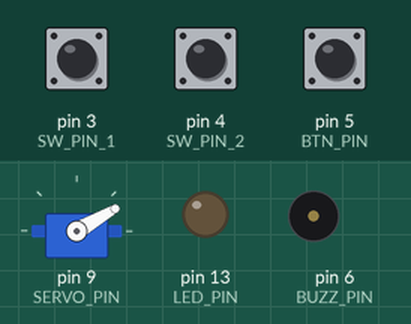
Recording of a sketch running on a simulated Arduino Uno, built with avr-gcc and run on an emulated ATmega328P. On the bench: servo, output pins drawn as LEDs (lit = HIGH), buzzer (waves = sounding). Inputs (shaded band) come from the test bench; at power-on: pin 3 (SW_PIN_1) HIGH, pin 4 (SW_PIN_2) HIGH, pin 5 (BTN_PIN) HIGH. Random numbers use the default seed unless the sketch sets one.

Above: at 1.2 s.
1.3 s: pin 3 (SW_PIN_1) pulled LOW for 0.15 s
At 1.38 s:
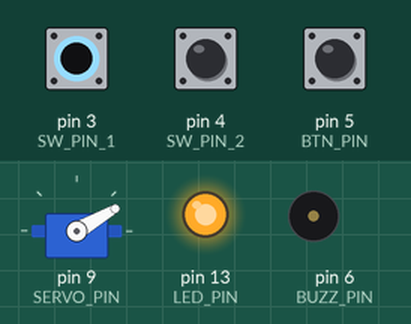
2.9 s: pin 3 (SW_PIN_1) pulled LOW for 3.2 s
At 7.3 s:
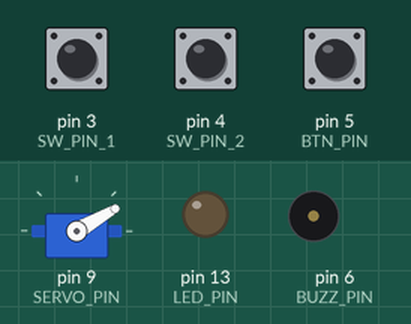
7.6 s: pin 4 (SW_PIN_2) pulled LOW for 3.2 s
At 8.7 s:
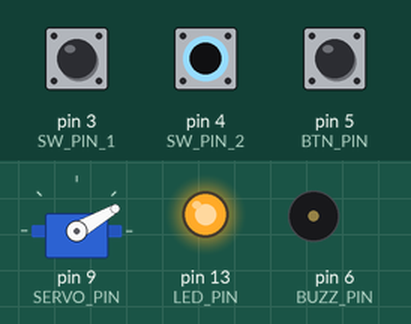
12.3 s: pin 3 (SW_PIN_1) driven LOW and pin 5 (BTN_PIN) driven LOW
At 14.6 s:
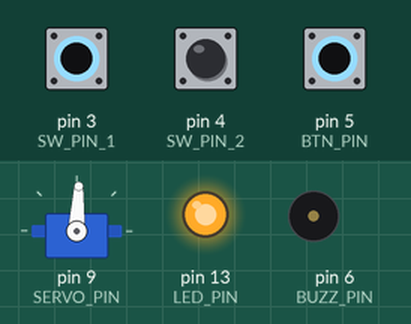
14.9 s: pin 5 (BTN_PIN) pulsed HIGH 5 times (0.12 s each, 0.3 s apart)
At 17.8 s:
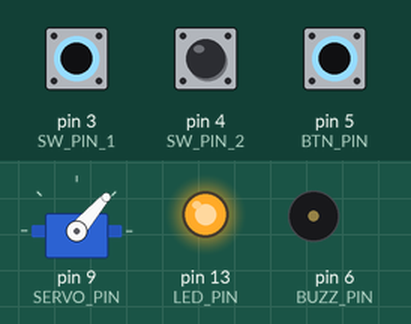
Timing chart, 0 to 18.9 s (numbered marks = the images above; inputs shaded):
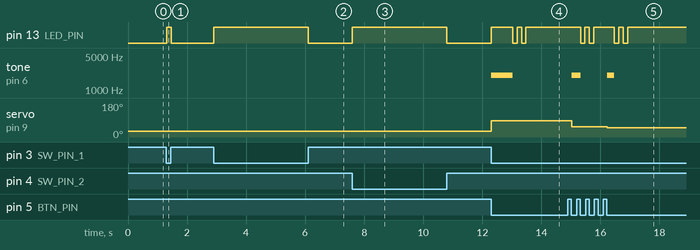

The sketch:

nano_servo_buzzer_switch.ino
```cpp
#include <Servo.h>

// ---------- Пины ----------
const byte SW_PIN_1   = 3;    // 2-позиционный переключатель: контакт 1
const byte SW_PIN_2   = 4;    // 2-позиционный переключатель: контакт 2
const byte BTN_PIN    = 5;    // Кнопка
const byte BUZZ_PIN   = 6;    // Пищалка (tone)
const byte SERVO_PIN  = 9;    // Сигнал сервопривода
const byte LED_PIN    = 13;   // Встроенный LED (можно вынести на отдельный пин)
const byte POT_PIN    = A2;   // Потенциометр

// ---------- Настройки ----------
int Amin  = 30;               // Мин. угол серво
int Amax  = 90;               // Макс. угол серво
unsigned int BUZZF = 2000;    // Частота пищалки, Гц

Servo myServo;

// Для отслеживания нажатия (антидребезг простым фронтом)
bool lastBtn = HIGH;

// ---------- Вспомогательные функции ----------
int mapPToAngle(int pVal) {
  // Пропорция: 0..250 -> Amin..Amax
  return map(pVal, 0, 250, Amin, Amax);
}

void blinkLedTwice() {
  for (byte i = 0; i < 2; i++) {
    digitalWrite(LED_PIN, LOW);   // гасим
    delay(150);
    digitalWrite(LED_PIN, HIGH);  // зажигаем
    delay(150);
  }
}

// Выполнить цикл: серво + пищалка + 2 мигания
void runCycle(int P) {
  P = constrain(P, 0, 250);

  int angle = mapPToAngle(P);
  myServo.write(angle);           // Серво в целевой угол (и остаётся там)

  unsigned long buzzTime = (unsigned long)P * 3UL; // длительность, мс
  if (buzzTime > 0) {
    tone(BUZZ_PIN, BUZZF);        // Старт писка
    delay(buzzTime);              // Ждём P*3 мс
    noTone(BUZZ_PIN);             // Стоп писка
  } else {
    noTone(BUZZ_PIN);
  }

  blinkLedTwice();                // Индикация завершения
}

void setup() {
  pinMode(SW_PIN_1, INPUT_PULLUP);
  pinMode(SW_PIN_2, INPUT_PULLUP);
  pinMode(BTN_PIN,  INPUT_PULLUP);

  pinMode(LED_PIN, OUTPUT);
  digitalWrite(LED_PIN, LOW);

  pinMode(BUZZ_PIN, OUTPUT);
  noTone(BUZZ_PIN);

  myServo.attach(SERVO_PIN);
  myServo.write(Amin);            // Стартовое положение
}

void loop() {
  // Определяем положение 2-позиционного переключателя:
  // Вариант подключения SPDT: общий контакт на GND,
  // два выхода на SW_PIN_1 и SW_PIN_2 (с INPUT_PULLUP).
  bool mode1 = (digitalRead(SW_PIN_1) == LOW); // положение 1 активно
  bool mode2 = (digitalRead(SW_PIN_2) == LOW); // положение 2 активно

  // LED включён, если любой режим активен
  digitalWrite(LED_PIN, (mode1 || mode2) ? HIGH : LOW);

  // Кнопка: с INPUT_PULLUP нажата = LOW
  bool btnNow = digitalRead(BTN_PIN);

  // Обработка только по фронту нажатия
  if (lastBtn == HIGH && btnNow == LOW) {
    if (mode1 && !mode2) {
      // Режим 1: случайный P (0..250)
      int P = random(0, 251);
      runCycle(P);

    } else if (mode2 && !mode1) {
      // Режим 2: Ppot с потенциометра (0..250)
      int raw = analogRead(POT_PIN);          // 0..1023
      int Ppot = map(raw, 0, 1023, 0, 250);
      runCycle(Ppot);
    }
    // Если переключатель в некорректном состоянии (оба/ни один) — ничего не делаем
  }

  lastBtn = btnNow;
  delay(15); // небольшой антидребезг
}
```

Measured:
- after the input at 1.3 s, pin 13 (LED_PIN): LOW → HIGH at once, → LOW 0.15 s later
- after the input at 2.9 s, pin 13 (LED_PIN): LOW → HIGH at once, → LOW 3.2 s later
- after the input at 7.6 s, pin 13 (LED_PIN): LOW → HIGH at once, → LOW 3.2 s later
- after the input at 12.3 s, pin 13 (LED_PIN): goes HIGH 0.72 s, LOW 0.15 s, HIGH 0.15 s, LOW 0.15 s, then HIGH, starting at once; tone on pin 6 (BUZZ_PIN): silent → 2000 Hz at once, → silent 0.72 s later; servo on pin 9 (SERVO_PIN): 30° → 87° at once
- after the input at 14.9 s, pin 13 (LED_PIN): HIGH → LOW after 0.43 s, → HIGH 0.15 s later, → LOW 0.15 s later, → HIGH 0.15 s later, … (8 changes in this stretch); tone on pin 6 (BUZZ_PIN): alternates 2000 Hz for 0.27 s and silent for 0.90 s, 4 changes in all, then stays silent, starting after 0.13 s
